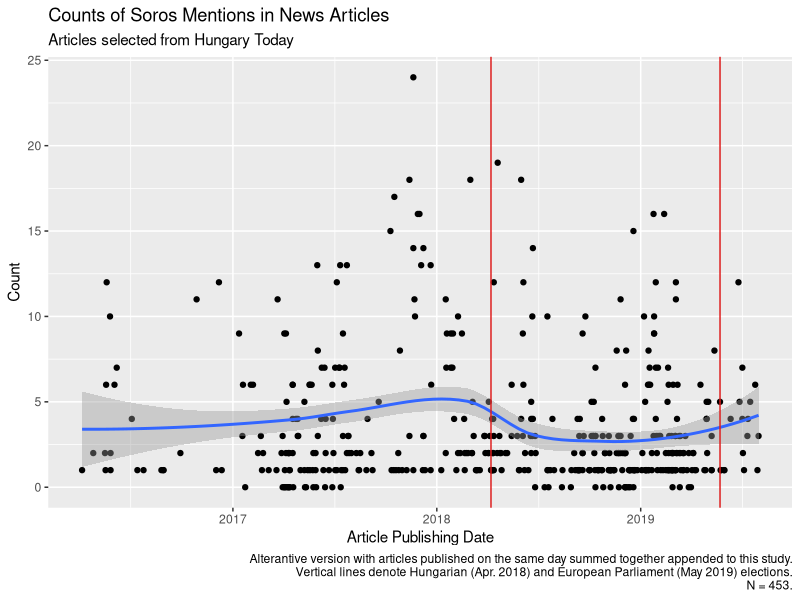
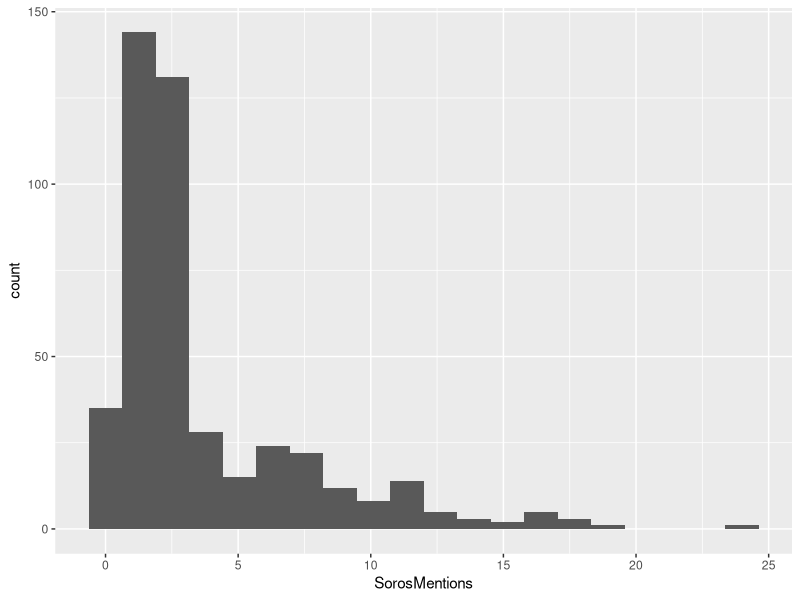
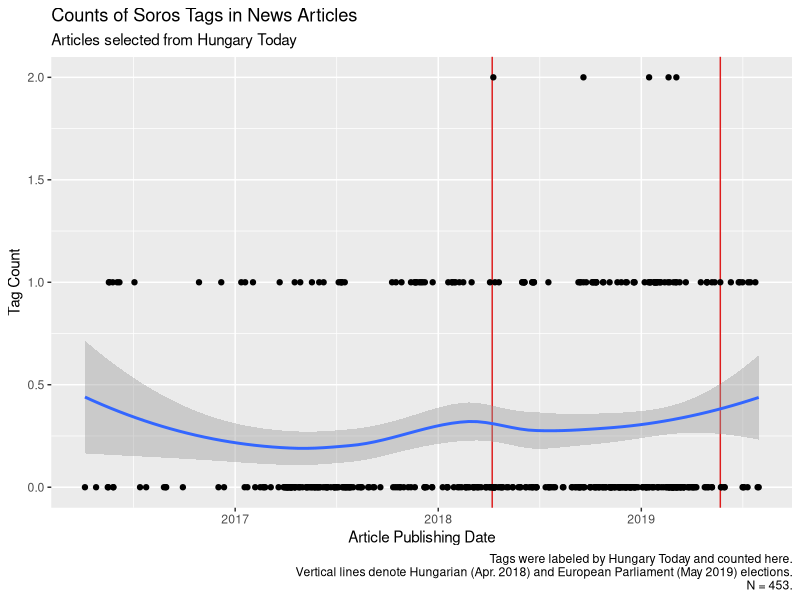
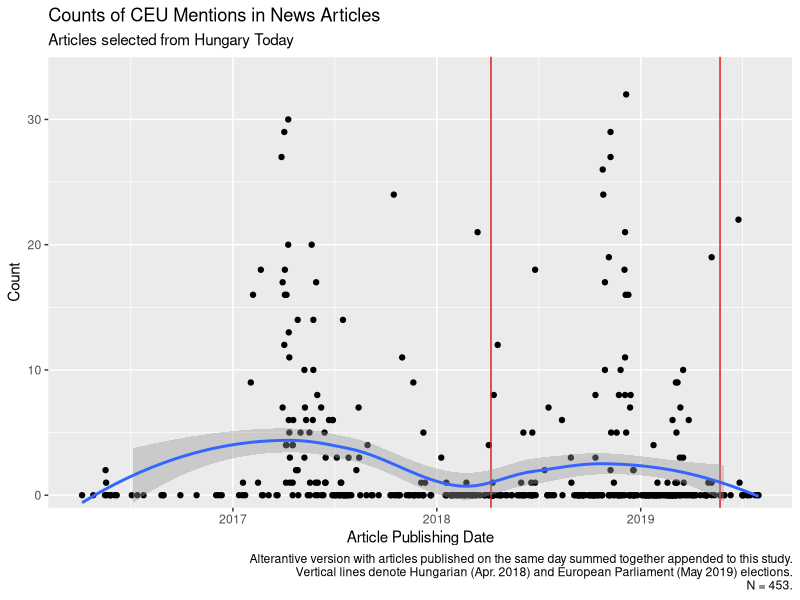
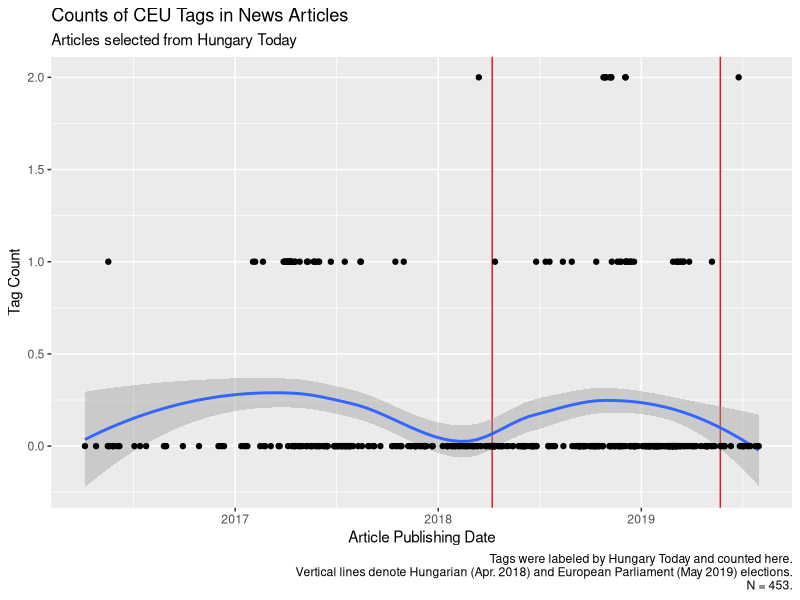
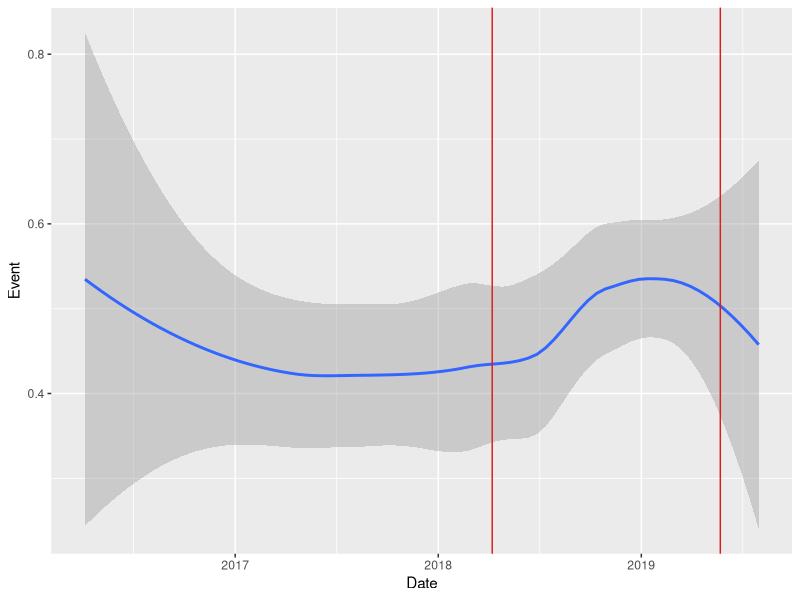
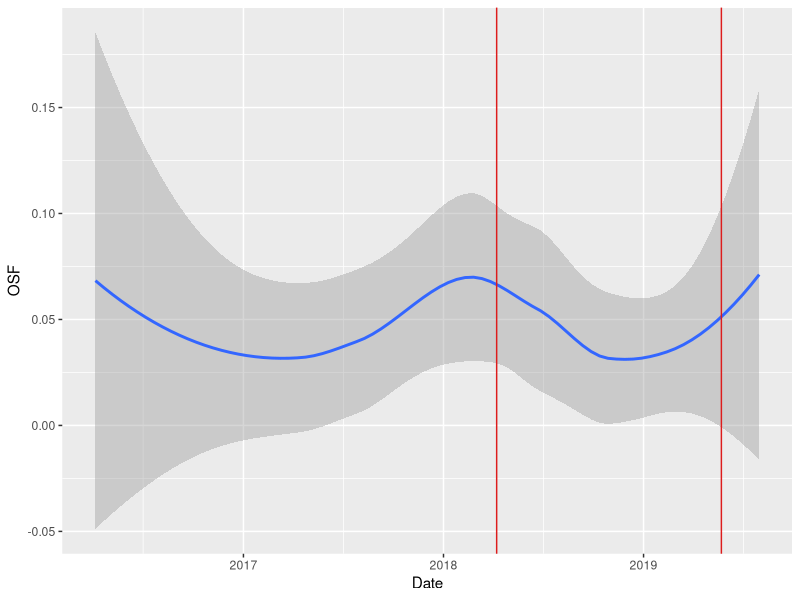
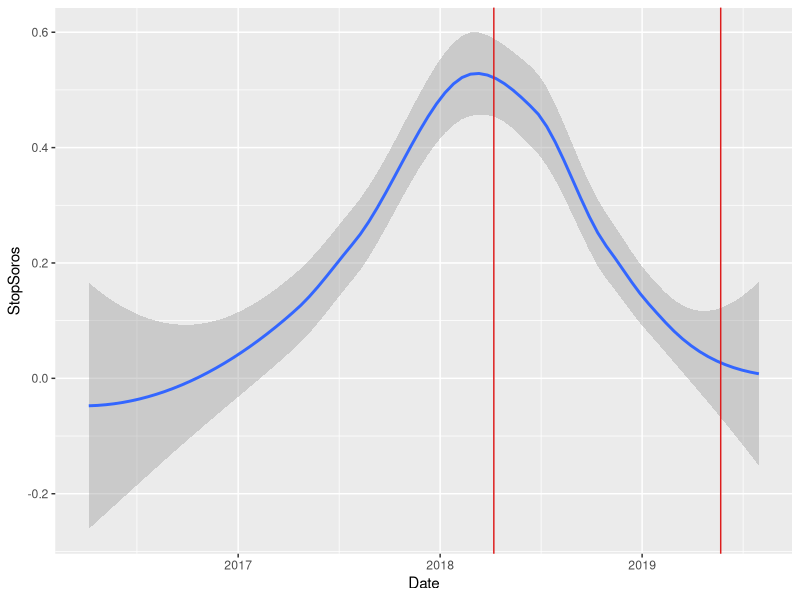

Recreate these plots in R, in order. (Note: this script raises an error after producing the figures.)
## ---- chunk 1
knitr::opts_chunk$set(echo = FALSE)

library(lubridate)
library(readxl)
library(scales)
library(tidyverse)
## ---- chunk 2
google <- read_xlsx("google.xlsx")
## ---- chunk 3
graph1 <- google %>% ggplot(aes(x = Month)) +
  geom_line(aes(y = sorosWW, color = "'Soros' Worldwide")) +
  geom_line(aes(y = sorosCyrWW, color = "Soros (Cyr.) Worldwide")) +
  geom_line(aes(y = sorosHU, color = "'Soros' Hungary")) +
  geom_line(aes(y = sorosUS, color = "'Soros' US")) +
  labs(title = "Google Trends for 'Soros' Search Terms Over Time",
       caption = "Scale of 1-100 on Y axis determined by Google; numbers relative to each other over time.",
       y = "Relative Search Frequency",
       x = "Time",
       color = "Search Term")
## ---- chunk 4
pdf("graph1.pdf", width = 10, height = 4)
graph1
dev.off()
## ---- chunk 5
stats <- read_xlsx("stats.xlsx") %>%
  mutate(gdpPerCap = GDP/Population)
## ---- chunk 6
graph2 <- stats %>% ggplot(aes(x = Year, y = GDP)) +
  geom_line() +
  labs(title = "GDP Over Time",
       subtitle = "2008 marks beginning of uncertain economy for Hungary",
       y = "GDP in USD") +
  scale_x_continuous(breaks = c(1991, 1992, 1993, 1994, 1995, 1996, 1997, 1998, 1999, 2000, 2001, 2002, 2003, 2004, 2005, 2006, 2007, 2008, 2009, 2010, 2011, 2012, 2013, 2014, 2015, 2016, 2017, 2018)) +
  theme(axis.text.x = element_text(angle = 45, hjust = 1))
## ---- chunk 7
pdf("graph2.pdf", width = 7, height = 5)
graph2
dev.off()
## ---- chunk 8
graph3 <- stats %>% ggplot(aes(x = Year, y = Population)) +
  geom_line() +
  scale_y_continuous(labels = comma) +
  scale_x_continuous(breaks = c(1991, 1992, 1993, 1994, 1995, 1996, 1997, 1998, 1999, 2000, 2001, 2002, 2003, 2004, 2005, 2006, 2007, 2008, 2009, 2010, 2011, 2012, 2013, 2014, 2015, 2016, 2017, 2018)) +
  theme(axis.text.x = element_text(angle = 45, hjust = 1)) +
  labs(title = "Population Over Time",
        subtitle = "Declining population a demographic crisis; likely a moderate contributor to social panic")
## ---- chunk 9
pdf("graph3.pdf", width = 7, height = 5)
graph3
dev.off()
## ---- chunk 10
graph4 <- stats %>% ggplot(aes(x = Year, y = Population)) +
  geom_line() +
  scale_y_continuous(labels = comma) +
  scale_x_continuous(breaks = c(1991, 1992, 1993, 1994, 1995, 1996, 1997, 1998, 1999, 2000, 2001, 2002, 2003, 2004, 2005, 2006, 2007, 2008, 2009, 2010, 2011, 2012, 2013, 2014, 2015, 2016, 2017, 2018)) +
  theme(axis.text.x = element_text(angle = 45, hjust = 1)) +
  labs(title = "Population Over Time",
        subtitle = "Declining population a demographic crisis; likely a moderate contributor to social panic", caption = "Y axis origin forced to 0.") +
  expand_limits(y = 0)
## ---- chunk 11
pdf("graph4.pdf", width = 7, height = 5)
graph4
dev.off()
## ---- chunk 12
graph5 <- stats %>% ggplot(aes(x = Year, y = gdpPerCap)) +
  geom_line() +
  labs(title = "GDP Per Capita Over Time",
       subtitle = "Decline in population does not strongly affect GDP trend.",
       y = "GDP Per Capita in USD") +
  scale_y_continuous(labels = comma) +
  scale_x_continuous(breaks = c(1991, 1992, 1993, 1994, 1995, 1996, 1997, 1998, 1999, 2000, 2001, 2002, 2003, 2004, 2005, 2006, 2007, 2008, 2009, 2010, 2011, 2012, 2013, 2014, 2015, 2016, 2017, 2018)) +
  theme(axis.text.x = element_text(angle = 45, hjust = 1))
## ---- chunk 13
pdf("graph5.pdf", width = 7, height = 5)
graph5
dev.off()
## ---- chunk 14
google2 <- read_xlsx("google2.xlsx")
## ---- chunk 15
# graph6 <- google2 %>% ggplot(aes(x = Month)) +
#   geom_line(aes(y = OSFww, color = "'Open Society Foundations' Worldwide")) +
#   geom_line(aes(y = OSFus, color = "'Open Society Foundations' US")) +
#   geom_line(aes(y = OSFruWW, color = "Open Society Foundations (Russian) Russia")) +
#   geom_line(aes(y = OSUhuENG, color = "'Open Society Foundations' Hungary")) +
#   labs(title = "Google Trends for 'Soros' Search Terms Over Time",
#        caption = "Scale of 1-100 on Y axis determined by Google; numbers relative to each other over time. All search terms in English unless denoted otherwise.",
#        y = "Relative Search Frequency",
#        x = "Time",
#        color = "Search Term")

# This is commented out because I'm not using this graph; it's really messy. But in case you want it, here it is.
## ---- chunk 16
graph7 <- google2 %>% ggplot(aes(x = Month)) +
  geom_line(aes(y = OSFww)) +
  labs(title = "Google Trends for 'Open Society Foundations' Search Term: Worldwide",
       caption = "Scale of 1-100 on Y axis determined by Google; numbers relative to each other over time.
       Search term was 'Open Society Foundations' in English and worldwide.",
       y = "Relative Search Frequency",
       x = "Time")
## ---- chunk 17
pdf("graph7.pdf", width = 10, height = 4)
graph7
dev.off()
## ---- chunk 18
graph8 <- google2 %>% ggplot(aes(x = Month)) +
  geom_line(aes(y = OSFus)) +
  labs(title = "Google Trends for 'Open Society Foundations' Search Term: US",
       caption = "Scale of 1-100 on Y axis determined by Google; numbers relative to each other over time.
       Search term was 'Open Society Foundations' in English and in the US.",
       y = "Relative Search Frequency",
       x = "Time")
## ---- chunk 19
pdf("graph8.pdf", width = 10, height = 4)
graph8
dev.off()
## ---- chunk 20
# I'm pretty sure graphs 9 and 10 are the same, but I didn't delete on because I'm not entirely sure.

graph9 <- google2 %>% ggplot(aes(x = Month)) +
  geom_line(aes(y = OSFruWW)) +
  labs(title = "Google Trends for Open Society Foundations (Russian) Search Term: Worldwide",
       caption = "Scale of 1-100 on Y axis determined by Google; numbers relative to each other over time.
       Search term was 'Open Society Foundations' in Russian and worldwide.",
       y = "Relative Search Frequency",
       x = "Time")
## ---- chunk 21
pdf("graph9.pdf", width = 10, height = 4)
graph9
dev.off()
## ---- chunk 22
graph10 <- google2 %>% ggplot(aes(x = Month)) +
  geom_line(aes(y = OSFruWW)) +
  labs(title = "Google Trends for Open Society Foundations (Russian) Search Term: Worldwide",
       caption = "Scale of 1-100 on Y axis determined by Google; numbers relative to each other over time.
       Search term was 'Open Society Foundations' in Russian and worldwide.",
       y = "Relative Search Frequency",
       x = "Time")
## ---- chunk 23
pdf("graph10.pdf", width = 10, height = 4)
graph10
dev.off()
## ---- chunk 24
graph11 <- google2 %>% ggplot(aes(x = Month)) +
  geom_line(aes(y = OSUhuENG)) +
  labs(title = "Google Trends for 'Open Society Foundations' Search Term: Hungary",
       caption = "Scale of 1-100 on Y axis determined by Google; numbers relative to each other over time.
       Search term was 'Open Society Foundations' in English and in Hungary.",
       y = "Relative Search Frequency",
       x = "Time")
## ---- chunk 25
pdf("graph11.pdf", width = 10, height = 4)
graph11
dev.off()
## ---- chunk 26
google3 <- read_xlsx("google3.xlsx")
## ---- chunk 27
graph12 <- google3 %>% ggplot(aes(x = Month)) +
  geom_line(aes(y = CEUruWW)) +
  labs(title = "Google Trends for Central European University (Russian) Search Term: Worldwide",
       caption = "Scale of 1-100 on Y axis determined by Google; numbers relative to each other over time.
       Search term was Central European University in Russian and worldwide.",
       y = "Relative Search Frequency",
       x = "Time")
## ---- chunk 28
pdf("graph12.pdf", width = 10, height = 4)
graph12
dev.off()
## ---- chunk 29
graph13 <- google3 %>% ggplot(aes(x = Month)) +
  geom_line(aes(y = CEUruNDww)) +
  labs(title = "Google Trends for Central European University (Russian, No Dash) Search Term: Worldwide",
       caption = "Scale of 1-100 on Y axis determined by Google; numbers relative to each other over time.
       Search term was 'Central European University' in Russian and worldwide.
       The original Russian term contains a dash that was omitted for this version.",
       y = "Relative Search Frequency",
       x = "Time")
## ---- chunk 30
pdf("graph13.pdf", width = 10, height = 4)
graph13
dev.off()
## ---- chunk 31
graph14 <- google3 %>% ggplot(aes(x = Month)) +
  geom_line(aes(y = CEUhu)) +
  labs(title = "Google Trends for Central European University (Hungarian) Search Term: Hungary",
       caption = "Scale of 1-100 on Y axis determined by Google; numbers relative to each other over time.
       Search term was Central European University in Hungarian and in Hungary.",
       y = "Relative Search Frequency",
       x = "Time")
## ---- chunk 32
pdf("graph14.pdf", width = 10, height = 4)
graph14
dev.off()
## ---- chunk 33
graph15 <- google3 %>% ggplot(aes(x = Month)) +
  geom_line(aes(y = CEUhuNA)) +
  labs(title = "Google Trends for Central European University (Hungarian, No Diacritics) Search Term: Hungary",
       caption = "Scale of 1-100 on Y axis determined by Google; numbers relative to each other over time.
       Search term was Central European University in Hungarian and in Hungary.
       The original Hungarian term contains diacritics that were omitted for this version.",
       y = "Relative Search Frequency",
       x = "Time")
## ---- chunk 34
pdf("graph15.pdf", width = 10, height = 4)
graph15
dev.off()
## ---- chunk 35
graph16 <- google3 %>% ggplot(aes(x = Month)) +
  geom_line(aes(y = CEUhuENG)) +
  labs(title = "Google Trends for 'Central European University' Search Term: Hungary",
       caption = "Scale of 1-100 on Y axis determined by Google; numbers relative to each other over time.
       Search term was Central European University in English and in Hungary.",
       y = "Relative Search Frequency",
       x = "Time")
## ---- chunk 36
pdf("graph16.pdf", width = 10, height = 4)
graph16
dev.off()
## ---- chunk 37
graph17 <- google3 %>% ggplot(aes(x = Month)) +
  geom_line(aes(y = CEUus)) +
  labs(title = "Google Trends for 'Central European University' Search Term: US",
       caption = "Scale of 1-100 on Y axis determined by Google; numbers relative to each other over time.
       Search term was Central European University in English and in the US.",
       y = "Relative Search Frequency",
       x = "Time")
## ---- chunk 38
pdf("graph17.pdf", width = 10, height = 4)
graph17
dev.off()
## ---- chunk 39
graph18 <- google3 %>% ggplot(aes(x = Month)) +
  geom_line(aes(y = CEUww)) +
  labs(title = "Google Trends for 'Central European University' Search Term: Worldwide",
       caption = "Scale of 1-100 on Y axis determined by Google; numbers relative to each other over time.
       Search term was Central European University in English and Worldwide.",
       y = "Relative Search Frequency",
       x = "Time")
## ---- chunk 40
pdf("graph18.pdf", width = 10, height = 4)
graph18
dev.off()
## ---- chunk 41
# The following four graphs are Graph 1 parsed out to be four individual graphs. They also reflect updated data that contains May 2020 (and relative adjustments thereto.)
## ---- chunk 42
graph19 <- google %>% ggplot(aes(x = Month)) +
  geom_line(aes(y = sorosWW)) +
  labs(title = "Google Trends for 'Soros' Search Term: Worldwide",
       caption = "Scale of 1-100 on Y axis determined by Google; numbers relative to each other over time.
       Search term was Soros in Latin letters and worldwide.",
       y = "Relative Search Frequency",
       x = "Time")
## ---- chunk 43
pdf("graph19.pdf", width = 10, height = 4)
graph19
dev.off()
## ---- chunk 44
graph20 <- google %>% ggplot(aes(x = Month)) +
    geom_line(aes(y = sorosCyrWW)) +
  labs(title = "Google Trends for Soros (Cyr.) Search Term: Worldwide",
       caption = "Scale of 1-100 on Y axis determined by Google; numbers relative to each other over time.
       Search term was Soros in Cyrillic letters and worldwide.",
       y = "Relative Search Frequency",
       x = "Time")
## ---- chunk 45
pdf("graph20.pdf", width = 10, height = 4)
graph20
dev.off()
## ---- chunk 46
graph21 <- google %>% ggplot(aes(x = Month)) +
    geom_line(aes(y = sorosHU)) +
  labs(title = "Google Trends for 'Soros' Search Term: Hungary",
       caption = "Scale of 1-100 on Y axis determined by Google; numbers relative to each other over time.
       Search term was Soros in Latin letters and in Hungary.",
       y = "Relative Search Frequency",
       x = "Time")
## ---- chunk 47
pdf("graph21.pdf", width = 10, height = 4)
graph21
dev.off()
## ---- chunk 48
graph22 <- google %>% ggplot(aes(x = Month)) +
      geom_line(aes(y = sorosUS)) +
  labs(title = "Google Trends for 'Soros' Search Term: US",
       caption = "Scale of 1-100 on Y axis determined by Google; numbers relative to each other over time.
       Search term was Soros in Latin letters and in the US.",
       y = "Relative Search Frequency",
       x = "Time")
## ---- chunk 49
pdf("graph22.pdf", width = 10, height = 4)
graph22
dev.off()
## ---- chunk 50
# Loading in data from Hungary Today. This is the R friendly version, so it should have no quotation marks or diacritics in the character cells.

htdirty <- read_xlsx("HTRfri.xlsx")

# The tics were coming from spaces in the column names. I also unfroze the top row and unbolded the font. I deleted the URL column as well. It still exists in the Google Sheets version of this dataset online.
## ---- chunk 51
ht <- htdirty %>%
  mutate(Date = as_date(Date))

# for whatever reason, after messing around with the data some, it decided to randomly cast the Date columns as posixct. I converted it to Dates class here.

graph23 <- ht %>%
  ggplot(aes(x = Date, y = SorosMentions)) +
  geom_point() +
  geom_smooth(method = "loess") +
  geom_vline(colour="#DD1C1C", xintercept=as.numeric(ht$Date[c(189, 436)])) +
  labs(title = "Counts of Soros Mentions in News Articles", subtitle = "Articles selected from Hungary Today", caption = "Alterantive version with articles published on the same day summed together appended to this study.
  Vertical lines denote Hungarian (Apr. 2018) and European Parliament (May 2019) elections.
       N = 453.", y = "Count", x = "Article Publishing Date")

graph23
## ---- chunk 52
pdf("graph23.pdf", height = 4, width = 6)
graph23
dev.off()
## ---- chunk 53
# the following mini datasets I broked up because I was having issues with my larger data file. I fixed those issues however and these are now unnecessary.

# htmini <- ht %>%
#   mutate(Year = year(Date)) %>%
#   filter(Year == 2016)
# 
# graph24 <- htmini %>%
#   ggplot(aes(x = Date)) +
#   geom_point(aes(y = SorosMentions))
# 
# graph24
## ---- chunk 54
# htmini2 <- ht %>%
#   mutate(Year = year(Date)) %>%
#   filter(Year == 2017)
# 
# graph25 <- htmini2 %>%
#   ggplot(aes(x = Date)) +
#   geom_point(aes(y = SorosMentions))
# 
# graph25
## ---- chunk 55
# htmini3 <- ht %>%
#   mutate(Year = year(Date)) %>%
#   filter(Year == 2018)
# 
# graph26 <- htmini3 %>%
#   ggplot(aes(x = Date)) +
#   geom_point(aes(y = SorosMentions))
# 
# graph26
## ---- chunk 56
# htmini4 <- ht %>%
#   mutate(Year = year(Date)) %>%
#   filter(Year == 2019)
# 
# graph27 <- htmini4 %>%
#   ggplot(aes(x = Date)) +
#   geom_point(aes(y = SorosMentions))
# 
# graph27
## ---- chunk 57
# Dist of SorosMentions

graph28 <- ht %>%
  ggplot(aes(x = SorosMentions)) +
  geom_histogram(bins = 20)

graph28
## ---- chunk 58
graph29 <- ht %>%
  ggplot(aes(x = Date, y = SorosTag)) +
  geom_vline(colour="#DD1C1C", xintercept=ht$Date[c(189, 436)]) +
  # Please note the numbers above correspond to dates that special events occured, but not necessarily the actual news story I use to cite them in or the HT news story that discusses that event.
  geom_smooth(method = "loess") +
  geom_point() +
  labs(title = "Counts of Soros Tags in News Articles", subtitle = "Articles selected from Hungary Today", caption = "Tags were labeled by Hungary Today and counted here.
  Vertical lines denote Hungarian (Apr. 2018) and European Parliament (May 2019) elections.
       N = 453.", y = "Tag Count", x = "Article Publishing Date")

graph29
## ---- chunk 59
pdf("graph29.pdf", height = 4, width = 6)
graph29
dev.off()
## ---- chunk 60
graph30 <- ht %>%
  ggplot(aes(x = Date, y = CEUMention)) +
  geom_point() +
  geom_vline(colour="#DD1C1C", xintercept=as.numeric(ht$Date[c(189, 436)])) +
  geom_smooth(method = "loess") +
  scale_y_continuous(expand = c(0, 0), limits = c(-1, 35)) +
  labs(title = "Counts of CEU Mentions in News Articles", subtitle = "Articles selected from Hungary Today", caption = "Alterantive version with articles published on the same day summed together appended to this study.
  Vertical lines denote Hungarian (Apr. 2018) and European Parliament (May 2019) elections.
       N = 453.", y = "Count", x = "Article Publishing Date")

graph30
## ---- chunk 61
pdf("graph30.pdf", height = 4, width = 6)
graph30
dev.off()
## ---- chunk 62
graph31 <- ht %>%
  ggplot(aes(x = Date, y = CEUTag)) +
  geom_vline(colour="#DD1C1C", xintercept=ht$Date[c(189, 436)]) +
  geom_smooth(method = "loess") +
  labs(title = "Counts of CEU Tags in News Articles", subtitle = "Articles selected from Hungary Today", caption = "Tags were labeled by Hungary Today and counted here.
  Vertical lines denote Hungarian (Apr. 2018) and European Parliament (May 2019) elections.
       N = 453.", y = "Tag Count", x = "Article Publishing Date") +
  geom_point()

graph31
## ---- chunk 63
pdf("graph31.pdf", height = 4, width = 6)
graph31
dev.off()
## ---- chunk 64
graph32 <- ht %>%
  ggplot(aes(x = Date, y = Event)) +
  geom_smooth(method = "loess") +
  geom_vline(colour="#DD1C1C", xintercept=ht$Date[c(189, 436)])

graph32
## ---- chunk 65
graph33 <- ht %>%
  ggplot(aes(x = Date, y = OSF)) +
  geom_smooth(method = "loess") +
  geom_vline(colour="#DD1C1C", xintercept=ht$Date[c(189, 436)])

graph33
## ---- chunk 66
graph34 <- ht %>%
  ggplot(aes(x = Date, y = StopSoros)) +
  geom_smooth(method = "loess") +
  geom_vline(colour="#DD1C1C", xintercept=ht$Date[c(189, 436)])

graph34
## ---- chunk 67
graph35 <- ht %>%
  ggplot(aes(x = Date, y = Elections)) +
  geom_smooth(method = "loess") +
  geom_vline(colour="#DD1C1C", xintercept=ht$Date[c(189, 436)])

graph35
## ---- chunk 68
# If you're going to mess with the numbers depicting special events, make sure that you're using the numbers actually associated with those rows of data. Make sure your data is chronoligically sorted and use view(data) to determine what number goes with what row.

graph36 <- ht3 %>%
  ggplot(aes(x = Date, y = Event)) +
  geom_smooth(method = "loess") +
  geom_vline(colour="#DD1C1C", xintercept=ht$Date[c(189, 436)]) +
  geom_vline(colour="#1D8234", xintercept=ht$Date[c(38, 49, 91, 94, 125, 150, 162, 233, 286, 390, 400, 420)]) +
  labs(title = "Events Identified in News Articles", subtitle = "Articles selected from Hungary Today", caption = "Red vertical lines denote Hungarian (Apr. 2018) and European Parliament (May 2019) elections.
  Green vertical lines correspond with major anti-Soros events established in Table 1.
       N = 453.", y = "Tag Count", x = "Article Publishing Date") +
  geom_point() +
  scale_y_continuous(expand = c(0, 0), limits = c(-0.1, 2))

# Please note the long string of numbers above correspond to dates that special events occured, but not necessarily the actual news story I use to cite them in or the HT news story that discusses that event.

graph36

# 134, 144, 186, 188, 209, 224, 230, 261, 302, 379, 396, 403, 424
## ---- chunk 69
pdf("graph36.pdf", height = 4, width = 6)
graph36
dev.off()
## ---- chunk 70
graph36b <- ht3 %>%
  ggplot(aes(x = Date, y = Event)) +
  geom_smooth(method = "loess") +
  geom_vline(colour="#DD1C1C", xintercept=ht$Date[c(189, 436)]) +
  labs(title = "Events Identified in News Articles", subtitle = "Articles selected from Hungary Today", caption = "Red vertical lines denote Hungarian (Apr. 2018) and European Parliament (May 2019) elections.
       N = 453.", y = "Tag Count", x = "Article Publishing Date") +
  geom_point() +
  scale_y_continuous(expand = c(0, 0), limits = c(-0.1, 2))

graph36b

# summary(ht3)
# to see the mean of events because this visual is hard to interpret.
## ---- chunk 71
pdf("graph36b.pdf", height = 4, width = 6)
graph36b
dev.off()
## ---- chunk 72
graph37 <- ht %>%
  ggplot(aes(x = Date, y = SorosMentions)) +
  geom_point() +
  geom_smooth(method = "loess") +
  geom_vline(colour="#DD1C1C", xintercept=as.numeric(ht$Date[c(189, 436)])) +
  geom_vline(colour="#1D8234", xintercept=ht$Date[c(38, 49, 91, 94, 125, 150, 162, 233, 286, 390, 400, 420)]) +
  geom_point() +
  labs(title = "Counts of Soros Mentions in News Articles with Significant Events", subtitle = "Articles selected from Hungary Today", caption = "Red vertical lines denote Hungarian (Apr. 2018) and European Parliament (May 2019) elections.
  Green vertical lines correspond with major anti-Soros events established in Table 1
       N = 453.", y = "Count", x = "Article Publishing Date")

graph37
## ---- chunk 73
pdf("graph37.pdf", height = 4, width = 6)
graph37
dev.off()
## ---- chunk 74
# summing SorosMentions values by date

graph38 <- ht %>% 
  group_by(Date) %>% 
  summarise(Mentions = sum(SorosMentions)) %>%
  ggplot(aes(x = Date, y = Mentions)) +
  geom_point() +
  geom_smooth(method = "loess") +
  # I originally recalculated the line placement numbers to fit the grouped data, but I actually needed my original numbers weirdly enough.
  geom_vline(colour="#DD1C1C", xintercept=as.numeric(ht$Date[c(189, 436)]))

graph38
## ---- chunk 75
# Reading in updated data from separate Excel file

htdirty2 <- read_xlsx("HTRfri2.xlsx")

ht2 <- htdirty2 %>%
  mutate(Date = as_date(Date))
## ---- chunk 76
graph39 <- ht2 %>%
  ggplot(aes(x = Date, y = Terrorism)) +
  geom_point() +
  scale_y_continuous(expand = c(0, 0), limits = c(-0.1, 2)) +
  labs(title = "News Articles Mentioning Terrorism", subtitle = "Articles selected from Hungary Today", caption = "Point position at 1 denotes the article mentioned terrorism. Position at 0 denotes absence of the term.
  Vertical lines denote Hungarian (Apr. 2018) and European Parliament (May 2019) elections.
       N = 453.", y = "Binary Presence/Absence of Term", x = "Article Publishing Date") +
  geom_vline(colour="#DD1C1C", xintercept=as.numeric(ht$Date[c(189, 436)]))
  

graph39
## ---- chunk 77
pdf("graph39.pdf", width = 6, height = 4)
graph39
dev.off()
## ---- chunk 78
graph40 <- ht2 %>%
  ggplot(aes(x = Date, y = Immigration)) +
  geom_point() +
  scale_y_continuous(expand = c(0, 0), limits = c(-0.1, 2)) +
  labs(title = "News Articles Mentioning Immigration", subtitle = "Articles selected from Hungary Today", caption = "Point position at 1 denotes the article mentioned immigration. Position at 0 denotes absence of the term.
  Vertical lines denote Hungarian (Apr. 2018) and European Parliament (May 2019) elections.
  Curve fit to show trend in data.
       N = 453.", y = "Binary Presence/Absence of Term", x = "Article Publishing Date") +
  geom_smooth(method = "loess") +
  geom_vline(colour="#DD1C1C", xintercept=as.numeric(ht$Date[c(189, 436)]))
  

graph40
## ---- chunk 79
pdf("graph40.pdf", width = 6, height = 4)
graph40
dev.off()
## ---- chunk 80
graph41 <- ht2 %>%
  ggplot(aes(x = Date, y = Islamophobia)) +
  geom_point() +
  scale_y_continuous(expand = c(0, 0), limits = c(-0.1, 2)) +
  labs(title = "News Articles Mentioning Islamophobia", subtitle = "Articles selected from Hungary Today", caption = "Point position at 1 denotes the article mentioned Islamophobic statements.
  Position at 0 denotes absence of the term.
  Vertical lines denote Hungarian (Apr. 2018) and European Parliament (May 2019) elections.
       N = 453.", y = "Binary Presence/Absence of Term", x = "Article Publishing Date") +
  geom_vline(colour="#DD1C1C", xintercept=as.numeric(ht$Date[c(189, 436)]))
  

graph41
## ---- chunk 81
pdf("graph41.pdf", width = 6, height = 4)
graph41
dev.off()
## ---- chunk 82
graph42 <- ht2 %>%
  ggplot(aes(x = Date, y = Christianity)) +
  geom_point() +
  scale_y_continuous(expand = c(0, 0), limits = c(-0.1, 2)) +
  labs(title = "News Articles Mentioning Christianity", subtitle = "Articles selected from Hungary Today", caption = "Point position at 1 denotes the article mentioned Christianity. Position at 0 denotes absence of the term.
  Vertical lines denote Hungarian (Apr. 2018) and European Parliament (May 2019) elections.
       N = 453.", y = "Binary Presence/Absence of Term", x = "Article Publishing Date") +
  geom_vline(colour="#DD1C1C", xintercept=as.numeric(ht$Date[c(189, 436)]))
  

graph42
## ---- chunk 83
pdf("graph42.pdf", width = 6, height = 4)
graph42
dev.off()
## ---- chunk 84
# Reading in updated data that contains variables for mentions of the EU, the "Soros network," and both (EUSN).

htdirty3 <- read_xlsx("HTRfri3.xlsx")

ht3 <- htdirty3 %>%
  mutate(Date = as_date(Date))
## ---- chunk 85
graph43 <- ht3 %>%
  ggplot(aes(x = Date, y = EUSN)) +
  geom_point() +
  scale_y_continuous(expand = c(0, 0), limits = c(-0.1, 2)) +
  labs(title = "News Articles Mentioning Both the EU and the Soros Network", subtitle = "Articles selected from Hungary Today", caption = "Point position at 1 denotes the article mentioned both terms.
  Position at 0 denotes absence of one or both of the terms.
  Vertical lines denote Hungarian (Apr. 2018) and European Parliament (May 2019) elections.
       N = 453.", y = "Binary Presence/Absence of Terms", x = "Article Publishing Date") +
  geom_smooth(method = "loess") +
  geom_vline(colour="#DD1C1C", xintercept=as.numeric(ht$Date[c(189, 436)]))

graph43
## ---- chunk 86
pdf("graph43.pdf", width = 6, height = 4)
graph43
dev.off()
## ---- chunk 87
graph44 <- ht3 %>%
  ggplot(aes(x = Date, y = SorosNetwork)) +
  geom_point() +
  scale_y_continuous(expand = c(0, 0), limits = c(-0.1, 2)) +
  labs(title = "News Articles Mentioning the Soros Network", subtitle = "Articles selected from Hungary Today", caption = "Point position at 1 denotes the article mentioned the so-called Soros network.
  Position at 0 denotes absence of the term.
  Vertical lines denote Hungarian (Apr. 2018) and European Parliament (May 2019) elections.
       N = 453.", y = "Binary Presence/Absence of Term", x = "Article Publishing Date") +
  geom_smooth(method = "loess") +
  geom_vline(colour="#DD1C1C", xintercept=as.numeric(ht$Date[c(189, 436)]))

graph44
## ---- chunk 88
pdf("graph44.pdf", width = 6, height = 4)
graph44
dev.off()
## ---- chunk 89
# Combining Soros and CEU mentions

# graph45 <- ht3 %>%
#   mutate(SorosCEU = SorosMentions + CEUMention) %>%
#   ggplot(aes(x = Date, y = SorosCEU)) +
#   geom_point() +
#   geom_smooth(method = "loess")
# 
# graph45

# this graph doesn't really show anything interesting, but here it is for posterity's sake
## ---- chunk 90
graph45 <- ht3 %>%
  ggplot(aes(x = Date, y = Elections)) +
  geom_point() +
  scale_y_continuous(expand = c(0, 0), limits = c(-0.1, 2)) +
  geom_smooth(method = "loess") +
  geom_vline(colour="#DD1C1C", xintercept=as.numeric(ht$Date[c(189, 436)]))

graph45
